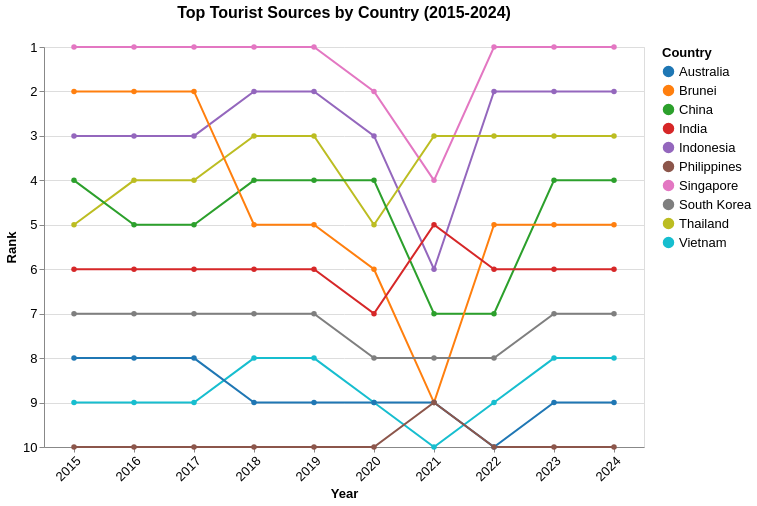

Here is the Vega-Lite specification saved for this chart:
### Vega-Lite specification from a JSON file in a GitHub repository (floating-point values rounded to 4 significant figures)
{"$schema": "https://vega.github.io/schema/vega-lite/v5.json", "title": {"text": "Top Tourist Sources by Country (2015-2024)", "fontSize": 16, "anchor": "middle", "dy": -16}, "data": {"values": [{"Country": "Singapore", "year": 2024, "Visitors": 4276007, "rank": 1}, {"Country": "Singapore", "year": 2023, "Visitors": 8308230, "rank": 1}, {"Country": "Singapore", "year": 2022, "Visitors": 5222991, "rank": 1}, {"Country": "Singapore", "year": 2021, "Visitors": 16308, "rank": 4}, {"Country": "Singapore", "year": 2020, "Visitors": 1545255, "rank": 2}, {"Country": "Singapore", "year": 2019, "Visitors": 10163882, "rank": 1}, {"Country": "Singapore", "year": 2018, "Visitors": 10615986, "rank": 1}, {"Country": "Singapore", "year": 2017, "Visitors": 12441713, "rank": 1}, {"Country": "Singapore", "year": 2016, "Visitors": 13272961, "rank": 1}, {"Country": "Singapore", "year": 2015, "Visitors": 12930754, "rank": 1}, {"Country": "Indonesia", "year": 2024, "Visitors": 1786630, "rank": 2}, {"Country": "Indonesia", "year": 2023, "Visitors": 3108165, "rank": 2}, {"Country": "Indonesia", "year": 2022, "Visitors": 1481739, "rank": 2}, {"Country": "Indonesia", "year": 2021, "Visitors": 11025, "rank": 6}, {"Country": "Indonesia", "year": 2020, "Visitors": 711723, "rank": 3}, {"Country": "Indonesia", "year": 2019, "Visitors": 3623277, "rank": 2}, {"Country": "Indonesia", "year": 2018, "Visitors": 3277689, "rank": 2}, {"Country": "Indonesia", "year": 2017, "Visitors": 2796570, "rank": 3}, {"Country": "Indonesia", "year": 2016, "Visitors": 3049964, "rank": 3}, {"Country": "Indonesia", "year": 2015, "Visitors": 2788033, "rank": 3}, {"Country": "Thailand", "year": 2024, "Visitors": 813783, "rank": 3}, {"Country": "Thailand", "year": 2023, "Visitors": 1551282, "rank": 3}, {"Country": "Thailand", "year": 2022, "Visitors": 715528, "rank": 3}, {"Country": "Thailand", "year": 2021, "Visitors": 59607, "rank": 3}, {"Country": "Thailand", "year": 2020, "Visitors": 394413, "rank": 5}, {"Country": "Thailand", "year": 2019, "Visitors": 1884306, "rank": 3}, {"Country": "Thailand", "year": 2018, "Visitors": 1914692, "rank": 3}, {"Country": "Thailand", "year": 2017, "Visitors": 1836522, "rank": 4}, {"Country": "Thailand", "year": 2016, "Visitors": 1780800, "rank": 4}, {"Country": "Thailand", "year": 2015, "Visitors": 1343569, "rank": 5}, {"Country": "China", "year": 2024, "Visitors": 1449711, "rank": 4}, {"Country": "China", "year": 2023, "Visitors": 1474114, "rank": 4}, {"Country": "China", "year": 2022, "Visitors": 211363, "rank": 7}, {"Country": "China", "year": 2021, "Visitors": 7701, "rank": 7}, {"Country": "China", "year": 2020, "Visitors": 405149, "rank": 4}, {"Country": "China", "year": 2019, "Visitors": 3114257, "rank": 4}, {"Country": "China", "year": 2018, "Visitors": 2944133, "rank": 4}, {"Country": "China", "year": 2017, "Visitors": 2281666, "rank": 5}, {"Country": "China", "year": 2016, "Visitors": 2124942, "rank": 5}, {"Country": "China", "year": 2015, "Visitors": 1677163, "rank": 4}, {"Country": "Brunei", "year": 2024, "Visitors": 565999, "rank": 5}, {"Country": "Brunei", "year": 2023, "Visitors": 811833, "rank": 5}, {"Country": "Brunei", "year": 2022, "Visitors": 301757, "rank": 5}, {"Country": "Brunei", "year": 2021, "Visitors": 773, "rank": 9}, {"Country": "Brunei", "year": 2020, "Visitors": 136020, "rank": 6}, {"Country": "Brunei", "year": 2019, "Visitors": 1216123, "rank": 5}, {"Country": "Brunei", "year": 2018, "Visitors": 1382031, "rank": 5}, {"Country": "Brunei", "year": 2017, "Visitors": 1660506, "rank": 2}, {"Country": "Brunei", "year": 2016, "Visitors": 1391016, "rank": 2}, {"Country": "Brunei", "year": 2015, "Visitors": 1133555, "rank": 2}, {"Country": "India", "year": 2024, "Visitors": 537493, "rank": 6}, {"Country": "India", "year": 2023, "Visitors": 671846, "rank": 6}, {"Country": "India", "year": 2022, "Visitors": 324548, "rank": 6}, {"Country": "India", "year": 2021, "Visitors": 3916, "rank": 5}, {"Country": "India", "year": 2020, "Visitors": 155883, "rank": 7}, {"Country": "India", "year": 2019, "Visitors": 735309, "rank": 6}, {"Country": "India", "year": 2018, "Visitors": 600311, "rank": 6}, {"Country": "India", "year": 2017, "Visitors": 552739, "rank": 6}, {"Country": "India", "year": 2016, "Visitors": 638578, "rank": 6}, {"Country": "India", "year": 2015, "Visitors": 722141, "rank": 6}, {"Country": "South Korea", "year": 2024, "Visitors": 232711, "rank": 7}, {"Country": "South Korea", "year": 2023, "Visitors": 400853, "rank": 7}, {"Country": "South Korea", "year": 2022, "Visitors": 146384, "rank": 8}, {"Country": "South Korea", "year": 2021, "Visitors": 3028, "rank": 8}, {"Country": "South Korea", "year": 2020, "Visitors": 119750, "rank": 8}, {"Country": "South Korea", "year": 2019, "Visitors": 673065, "rank": 7}, {"Country": "South Korea", "year": 2018, "Visitors": 616783, "rank": 7}, {"Country": "South Korea", "year": 2017, "Visitors": 484528, "rank": 7}, {"Country": "South Korea", "year": 2016, "Visitors": 444439, "rank": 7}, {"Country": "South Korea", "year": 2015, "Visitors": 421161, "rank": 7}, {"Country": "Vietnam", "year": 2024, "Visitors": 137344, "rank": 8}, {"Country": "Vietnam", "year": 2023, "Visitors": 286083, "rank": 8}, {"Country": "Vietnam", "year": 2022, "Visitors": 123931, "rank": 9}, {"Country": "Vietnam", "year": 2021, "Visitors": 14136, "rank": 10}, {"Country": "Vietnam", "year": 2020, "Visitors": 71622, "rank": 9}, {"Country": "Vietnam", "year": 2019, "Visitors": 892716, "rank": 8}, {"Country": "Vietnam", "year": 2018, "Visitors": 786327, "rank": 8}, {"Country": "Vietnam", "year": 2017, "Visitors": 638135, "rank": 9}, {"Country": "Vietnam", "year": 2016, "Visitors": 703737, "rank": 9}, {"Country": "Vietnam", "year": 2015, "Visitors": 646891, "rank": 9}, {"Country": "Australia", "year": 2024, "Visitors": 159318, "rank": 9}, {"Country": "Australia", "year": 2023, "Visitors": 276477, "rank": 9}, {"Country": "Australia", "year": 2022, "Visitors": 118598, "rank": 10}, {"Country": "Australia", "year": 2021, "Visitors": 33451, "rank": 9}, {"Country": "Australia", "year": 2020, "Visitors": 195146, "rank": 9}, {"Country": "Australia", "year": 2019, "Visitors": 1282782, "rank": 9}, {"Country": "Australia", "year": 2018, "Visitors": 1034871, "rank": 9}, {"Country": "Australia", "year": 2017, "Visitors": 899202, "rank": 8}, {"Country": "Australia", "year": 2016, "Visitors": 737115, "rank": 8}, {"Country": "Australia", "year": 2015, "Visitors": 714047, "rank": 8}, {"Country": "Philippines", "year": 2024, "Visitors": 60100, "rank": 10}, {"Country": "Philippines", "year": 2023, "Visitors": 137781, "rank": 10}, {"Country": "Philippines", "year": 2022, "Visitors": 86462, "rank": 10}, {"Country": "Philippines", "year": 2021, "Visitors": 10229, "rank": 9}, {"Country": "Philippines", "year": 2020, "Visitors": 53889, "rank": 10}, {"Country": "Philippines", "year": 2019, "Visitors": 1114257, "rank": 10}, {"Country": "Philippines", "year": 2018, "Visitors": 1167375, "rank": 10}, {"Country": "Philippines", "year": 2017, "Visitors": 1066461, "rank": 10}, {"Country": "Philippines", "year": 2016, "Visitors": 1029488, "rank": 10}, {"Country": "Philippines", "year": 2015, "Visitors": 957408, "rank": 10}]}, "width": 600, "height": 400, "mark": {"type": "line", "point": true, "strokeWidth": 2}, "encoding": {"x": {"field": "year", "type": "ordinal", "title": "Year", "axis": {"labelOverlap": "parity", "labelAngle": -45}}, "y": {"field": "rank", "type": "quantitative", "title": "Rank", "scale": {"domain": [10, 1], "nice": true}, "axis": {"reverse": true}}, "color": {"field": "Country", "type": "nominal", "scale": {"scheme": "category10"}}, "tooltip": [{"field": "Country", "type": "nominal", "title": "Country"}, {"field": "year", "type": "ordinal", "title": "Year"}, {"field": "rank", "type": "quantitative", "title": "Rank"}, {"field": "Visitors", "type": "quantitative", "title": "Visitors", "format": ","}]}, "config": {"axis": {"labelFontSize": 13, "titleFontSize": 13}, "legend": {"labelFontSize": 13, "titleFontSize": 13}, "tooltip": {"labelFontSize": 13, "titleFontSize": 13}}}
